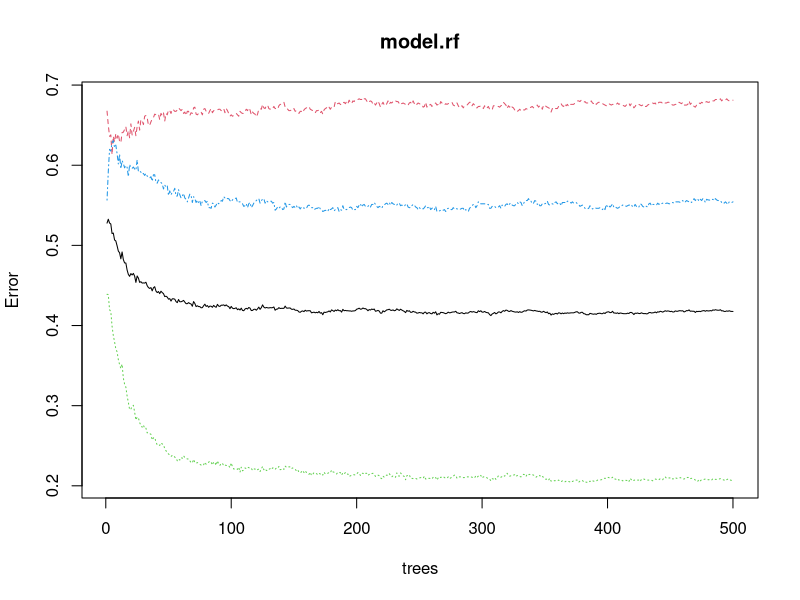

Write the R code that produced this figure.

transformToNumbers = function(days){
  # transforms an array of days from 'Jornada n' to n as number
  days = data.frame(lapply(days, as.character), stringsAsFactors=FALSE) 
  days = data.frame(lapply(days, function(x) as.numeric(substring(x,9,nchar(x)))))
  return(days)
}


classification = read.csv("data/classification.csv", header = TRUE, sep=',')
match = read.csv("data/match.csv", header=TRUE, sep=',')
match = match[c('team1', 'team2', 'season','day', 'result1','result2')]

# transform from strings to numbers
match['day'] = transformToNumbers(match['day'])
classification['day'] = transformToNumbers(classification['day'])

# classification needs to be substracted a day in order to be joined
classification['day'] = classification['day']-1

# merge with the classification results
tablon = merge(x=match, y=classification, by.x=c('team1','season','day'), by.y=c('name','season','day'), all.x = TRUE)
tablon = merge(x=tablon, y=classification, by.x=c('team2','season','day'), by.y=c('name','season','day'), all.x = TRUE)

tablon[sample(nrow(tablon),4),]

# put the Quiniela result: 0 tied, 1 local team wins, 2 visiting team
tablon$result = 0
for(i in 1:nrow(tablon)){
  if(tablon[i,'result1']==tablon[i,'result2']) tablon[i,'result'] = 0
  else if(tablon[i,'result1'] > tablon[i,'result2']) tablon[i,'result'] = 1
  else if(tablon[i,'result1'] < tablon[i,'result2']) tablon[i,'result'] = 2
}

# stats about the probability to win
library(randomForest)
#take out missing values
tablon_clean = tablon[complete.cases(tablon),]
model.rf = randomForest(as.factor(result) ~ . - result1 - result2 -team1 - team2 -season, data=tablon, na.action=na.omit)

prediction = predict(model.rf, tablon)
sum(is.na(prediction))
length(prediction)

accuracy = tablon$result==predict(model.rf, tablon)

plot(model.rf)

################# Cross validation training ##########################

id = sample(1:5,nrow(tablon),replace=TRUE)
ListTablon = split(tablon,id) # gives you a list with the 5 matrices

for(index_test in 1:5){
  
  index_test = 2
  tablon_train = data.frame()
  for(index_train in 1:5)
    if(index_train!= index_test)
      tablon_train = rbind(tablon_train, ListTablon[[index_train]])
  
  tablon_test = ListTablon[[index_test]]
  
  model.rf = randomForest(as.factor(result) ~ . - result1 - result2 -team1 - team2 -season, data=tablon_train, na.action=na.omit)
  
  accuracy = tablon_test$result == predict(model.rf, tablon_test)
  print(paste('accuracy:',sum(na.omit(accuracy))/length(na.omit(accuracy))))
}

ListTablon[[2]] # gives you the second matrix



